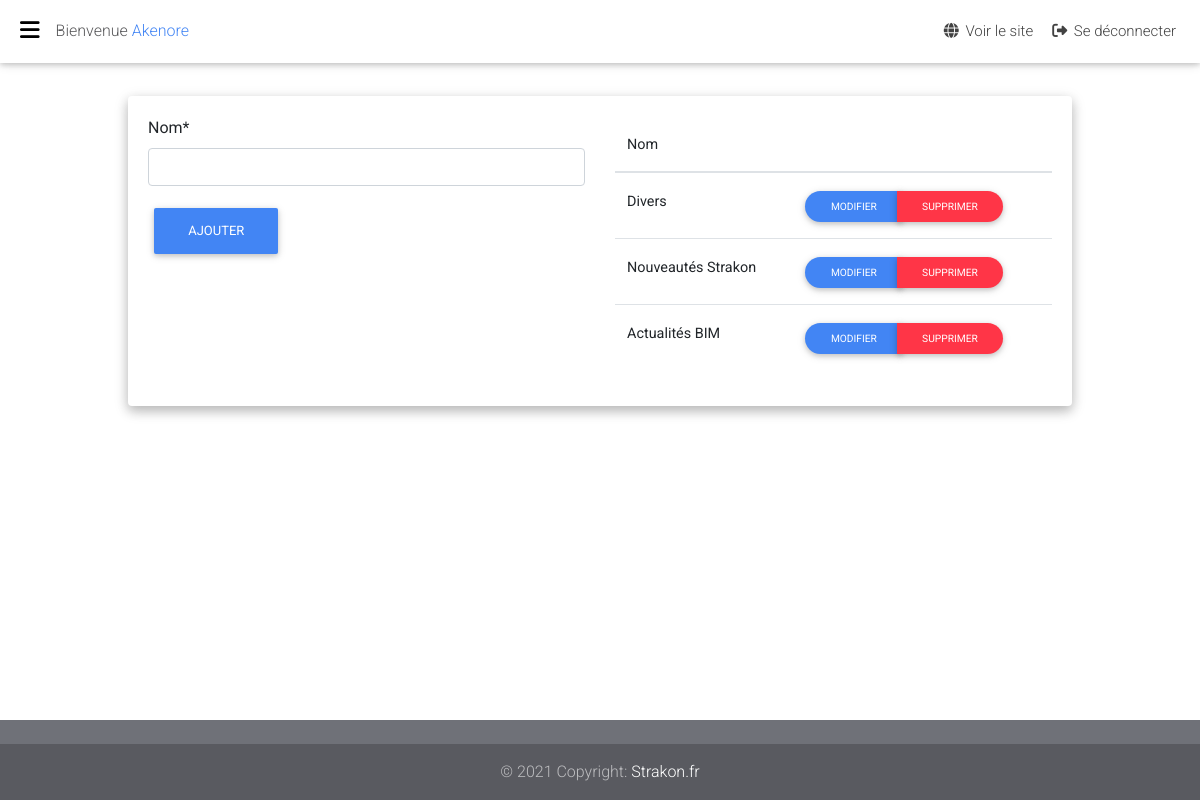
The app's page /myadmin/categories/ (signed in) with its own data.
### frontend/models.py (models this page shows, shortened)
class BlogCategories(models.Model):
    post_date = models.DateTimeField(_("Publié"), auto_now_add=True)
    name = models.CharField(_("Nom"), max_length=50)
    slug = AutoSlugField(populate_from='name', unique_with='name', unique=True)
    class Meta:
        verbose_name = _("Blog Categories")
        verbose_name_plural = _("Blog Categories")

### frontend/views.py (the view)
# urls.py: path('myadmin/categories/', BlogCategoriesCreateView.as_view(), name='categorie'),
class BlogCategoriesCreateView(LoginRequiredMixin, SuccessMessageMixin, CreateView):
    model = BlogCategories
    template_name = "views/admin/posts/categories.html"
    form_class = BlogCategoriesForm
    success_url = reverse_lazy('categorie')
    success_message = 'Catégorie enregistrer'
    def get_context_data(self, **kwargs):
        context = super().get_context_data(**kwargs)
        context["category"] = BlogCategories.objects.all().order_by('-post_date')
        return context

### frontend/forms.py
class BlogCategoriesForm(forms.ModelForm):
    class Meta:
        model = BlogCategories
        fields = '__all__'

### templates/views/admin/posts/categories.html (shortened to what this page needs)
{% extends "views/admin/admin.html" %}
{% load static %}
{% load crispy_forms_tags %}
{% block body %}
<main>
    <div class="container-fluid">
        <div class="card card-cascade wider reverse my-4 pb-5">
            <div class="card-body card-body-cascade wow fadeIn" data-wow-delay="0.2s">
                <div class="row">
                    <div class="col-md-6">
                        <form method="POST" enctype="multipart/form-data">
                            {{ form.name|as_crispy_field }}
                            <button type="submit" class="btn btn-primary">Ajouter</button>
                        </form>
                    </div>
                    <div class="col-md-6">
                        <div class="table-responsive">
                            <table class="table ">
                                <thead>
                                    <tr>
                                        <th scope="col">Nom</th>
                                        <th scope="col"></th>
                                    </tr>
                                </thead>
                                <tbody>
                                    {% for cat in category %}
                                    <tr>
                                        <th scope="row">{{ cat.name }}</th>
                                        <td>
                                            <div class="btn-group" role="group" aria-label="Basic example">
                                                <a href="{% url 'modifier-categorie' cat.slug %}" type="button" class="btn btn-primary btn-rounded btn-sm">Modifier</a>
                                                <a href="{% url 'supprimer-categorie' cat.slug %}" type="button" class="btn btn-danger btn-rounded btn-sm">Supprimer</a>
                                            </div>
                                        </td>
                                    </tr>
                                    {% endfor %}
                                </tbody>
                            </table>
                        </div>
                    </div>
                </div>
            </div>
        </div>
    </div>
</main>
{% endblock body %}

### templates/views/admin/header.html (shortened to what this page needs)
{% load static %}
<header>
  <nav class="navbar fixed-top navbar-toggleable-md navbar-expand-lg scrolling-navbar double-nav">
    <div class="float-left">
      <a href="#" data-activates="slide-out" class="button-collapse black-text"><i class="fas fa-bars"></i></a>
    </div>
    <div class="breadcrumb-dn mr-auto">
      <p>Bienvenue <span class="text-primary">{{ user.username }}</span></p>
    </div>
    <ul class="nav navbar-nav nav-flex-icons ml-auto">
      <li class="nav-item">
        <a href="{% url 'accueil' %}" class="nav-link"><i class="fas fa-globe"></i> <span
            class="clearfix d-none d-sm-inline-block">Voir le site</span></a>
      </li>
      <li class="nav-item">
        <a href="{% url 'account_logout' %}" class="nav-link"><i class="fas fa-sign-out-alt"></i> <span
            class="clearfix d-none d-sm-inline-block">Se déconnecter</span></a>
      </li>
    </ul>
  </nav>
</header>

### static/frontend/css/style.css (style rules this page uses)
h1, h2, h3, h4, h5, h6, p { color: #58585a; }
button, select { text-transform: none; }
input, button, select, optgroup, textarea { margin: 0; font-family: inherit; font-size: inherit; line-height: inherit; }

### records on screen
BlogCategories: name "Divers"
BlogCategories: name "Nouveautés Strakon"
BlogCategories: name "Actualités BIM"

### other values on screen
{{ user.username }} "Akenore"
